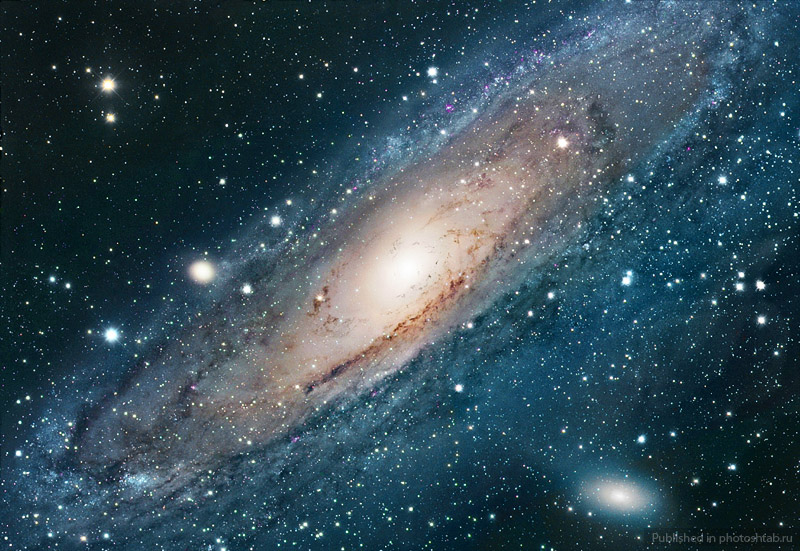
#> input picture 2012.jpeg, 800 x 551 px
$ python main.py
#> lines starting #> are read from the running program, lines starting #| are printed output that depends on the picture
import cv2
import numpy as np
import math
import multiprocessing
import time

def load_izo(fname,n): #
    """Функция загрузки изображения и разбиения его на области для параллельной обработки"""
#> called with fname = '2012.jpeg', n = 4
    if fname.endswith('jpeg') or fname.endswith('jpg') or fname.endswith('bmp') or fname.endswith('gif') or fname.endswith('tiff') or  fname.endswith('pnm') or fname.endswith('png'): # Загрузка локального изображения
        img = cv2.imread(fname)
#> img is the input picture: shape (551, 800, 3); mean B, G, R 86.7, 75.5, 52.7
        rows = img.shape[0]
#> rows = 551
        columns = img.shape[1]
#> columns = 800

        # Коэффициент сжатия изо в зависимости от размера
        if (rows+columns <= 650*2):
            coef_sj = 1
        elif (rows+columns > 650*2) and (rows+columns <= 1050*2):
            coef_sj= 1.5
        elif (rows+columns > 1050*2) and (rows+columns <= 2050*2):
            coef_sj = 2.5
        elif (rows+columns > 2050*2) and (rows+columns <= 3450*2):
            coef_sj = 4.0
        elif (rows+columns > 3450*2) and (rows+columns <= 5050*2):
            coef_sj = 5.5
        elif (rows+columns > 5050*2) and (rows+columns <= 7850*2):
            coef_sj = 8.5
        else: coef_sj = 10.5

        # Сжатие изо
        coef_sj = coef_sj*1.2
        img = cv2.resize(img, dsize=(int(columns/coef_sj), int(rows/coef_sj)), interpolation=cv2.INTER_CUBIC)
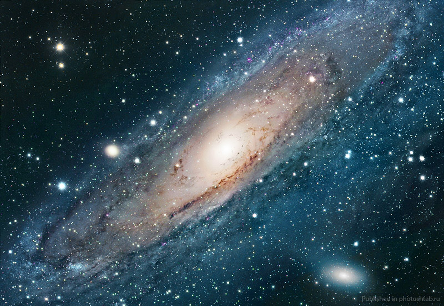
#> img: shape (306, 444, 3); mean B, G, R 86.7, 75.5, 52.7
        # Размерность массива сжатого изображения (количество строк и столбцов исходной матрицы изображения)
        rows    = img.shape[0]
#> rows = 306
        columns = img.shape[1]
#> columns = 444
        # Разбиение изображения на n областей для параллельной обработки
        # Матрица 2x2 начала и конца области изо для каждой из n областей изображения по строкам(элементы матрицы 11(начало),12(конец))
        # и столбцам (элементы матрицы 21(начало),22(конец))
        a = np.empty([2, n * 2], dtype=np.int_)
        if not ((n != 1) and (n!=2) and (n!=3) and (n!=4) and (n!=6) and (n!=9) and (n!=16)):
            flag_proc = 1
            for j in range(n*2):
                if (n >= 1) and (n <= 3):
                    if (rows >= columns):
                        a[0, j] = math.ceil(j / 2) * (rows / n)
                        a[1, j] = int((j + 1) % 2 == 0) * columns
                    else:
                        a[0, j] = int((j + 1) % 2 == 0) * rows
                        a[1, j] = math.ceil(j / 2) * (columns / n)
                elif (n == 4):
                    # 4 квадрата 2на2
                    if (j < math.sqrt(n)*2):
                        a[0, j] = math.ceil(j / 2) * (rows / math.sqrt(n))
                        a[1, j] = int((j + 1) % 2 == 0) * (columns / math.sqrt(n))
                    else:
                        a[0, j] = math.ceil((j-math.sqrt(n)*2) / 2) * (rows / math.sqrt(n))
                        a[1, j] = (int((j + 1) % 2 == 0) + 1) * (columns / math.sqrt(n))
                elif (n == 6):
                    if (rows >= columns):
                        if (j < n):
                            a[0, j] = math.ceil(j / 2) * (rows / 3)
                            a[1, j] = int((j + 1) % 2 == 0) * (columns / 2)
                        else:
                            a[0, j] = math.ceil((j-n) / 2) * (rows / 3)
                            a[1, j] = (int((j + 1) % 2 == 0) + 1) * (columns / 2)
                    else:
                        if (j < n):
                            a[0, j] = int((j + 1) % 2 == 0) * (rows / 2)
                            a[1, j] = math.ceil(j / 2) * (columns / 3)
                        else:
                            a[0, j] = (int((j + 1) % 2 == 0) + 1) * (rows / 2)
                            a[1, j] = math.ceil((j-n) / 2) * (columns / 3)
                elif (n == 9):
                    # 9 квадратов 3на3
                    if (j < math.sqrt(n) * 2):
                        a[0, j] = math.ceil(j / 2) * (rows / math.sqrt(n))
                        a[1, j] = int((j + 1) % 2 == 0) * (columns / math.sqrt(n))
                    elif (j >= math.sqrt(n) * 2) and (j < 2 * math.sqrt(n) * 2):
                        a[0, j] = math.ceil((j - math.sqrt(n) * 2) / 2) * (rows / math.sqrt(n))
                        a[1, j] = (int((j + 1) % 2 == 0) + 1) * (columns / math.sqrt(n))
                    else:
                        a[0, j] = math.ceil((j - 2 * math.sqrt(n) * 2) / 2) * (rows / math.sqrt(n))
                        a[1, j] = (int((j + 1) % 2 == 0) + 2) * (columns / math.sqrt(n))
                elif (n == 16):
                    # 16 квадратов 4на4
                    if (j < math.sqrt(n) * 2):
                        a[0, j] = math.ceil(j / 2) * (rows / math.sqrt(n))
                        a[1, j] = int((j + 1) % 2 == 0) * (columns / math.sqrt(n))
                    elif (j >= math.sqrt(n) * 2) and (j < 2 * math.sqrt(n) * 2):
                        a[0, j] = math.ceil((j - math.sqrt(n) * 2) / 2) * (rows / math.sqrt(n))
                        a[1, j] = (int((j + 1) % 2 == 0) + 1) * (columns / math.sqrt(n))
                    elif (j >= 2 * math.sqrt(n) * 2) and (j < 3 * math.sqrt(n) * 2):
                        a[0, j] = math.ceil((j - 2 * math.sqrt(n) * 2) / 2) * (rows / math.sqrt(n))
                        a[1, j] = (int((j + 1) % 2 == 0) + 2) * (columns / math.sqrt(n))
                    else:
                        a[0, j] = math.ceil((j - 3 * math.sqrt(n) * 2) / 2) * (rows / math.sqrt(n))
                        a[1, j] = (int((j + 1) % 2 == 0) + 3) * (columns / math.sqrt(n))
        else:
            flag_proc = 0
    return rows, columns, img, a, flag_proc

class img_proc:
    """Класс сортировки пикселей изображения по палитре цветов и яркости"""
    def __init__(self, img):
        self.img = img
    # [81 lines left out: functions img_pix_color, img_pix_bright, not called in this run]

async def img_pix_color_bright(res):
    return await func(res)

# [18 lines left out: function visualization, not called in this run]

class Mymultiproc(multiprocessing.Process):
    """Класс параллельной обработки n областей изображения"""
    # [22 lines left out: functions __init__, run, not called in this run]

if __name__ == '__main__':
    start_time = time.time()
    ## Константы
    deg_2_rad = math.pi / 180
    rad_2_deg = 180 / math.pi

    # Словарь цветов пикселей
    dict_color = {'синий': 0,'сине-голубой': 1,'голубой': 2,'зеленый': 3,'желто-зеленый': 4,'желтый': 5,'оранжевый': 6,
            'красный': 7,'розовый': 8,'фиолетовый': 9}

    ## Параметры, вводимые пользователем
    # Имя файла
    fname = '2012.jpeg'
    # Количество используемых ядер процессора
    n = 4
    # Список необходимых цветов пикселей на изображении
    color_need  = [5,6] # 0...9
    # Список необходимых яркостей пикселей на изображении
    bright_need = [0,1,2,3,4,5,6,7,8] # 0...8

    [rows, columns, img, zones, flag_proc] = load_izo(fname, n)
#> rows = 306; columns = 444; flag_proc = 1
    if flag_proc == 0:
        print('Значение n должно быть равно 1,2,3,4,6,9 или 16')
    else:
        # Сортировка пикселей по яркости и цветности - пустые массивы
        color_type_all = np.empty([rows, columns], dtype=int)
        bright_type_all = np.empty([rows, columns], dtype=int)
        # инфа по расшариванию памяти массива в мультипоточных приложениях здесь:
        # https: // stackoverflow.com / questions / 65199943 / python - multiprocessing - when - share - a - numpy - array
        X_shape = (rows, columns)
#> X_shape = (306, 444)
        data = np.empty([rows, columns], dtype=int)
#> (the run stopped early here; a loop or call above may not have finished)

$ run again, with Colouring_pencils.jpg copied over 2012.jpeg
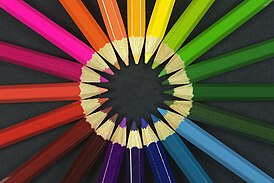
#> input picture Colouring_pencils.jpg, 274 x 183 px
#> in load_izo, img is the input picture: shape (183, 274, 3); mean B, G, R 59.3, 75.3, 93.1
#> in load_izo, `img = cv2.resize(img, dsize=(int(columns/coef_sj), int(rows/coef_sj)),..`:
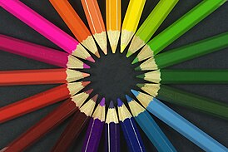
#> img: shape (152, 228, 3); mean B, G, R 59.4, 75.3, 93.1
#> `[rows, columns, img, zones, flag_proc] = load_izo(fname, n)`: rows = 152; columns = 228; flag_proc = 1
#> X_shape = (152, 228)
